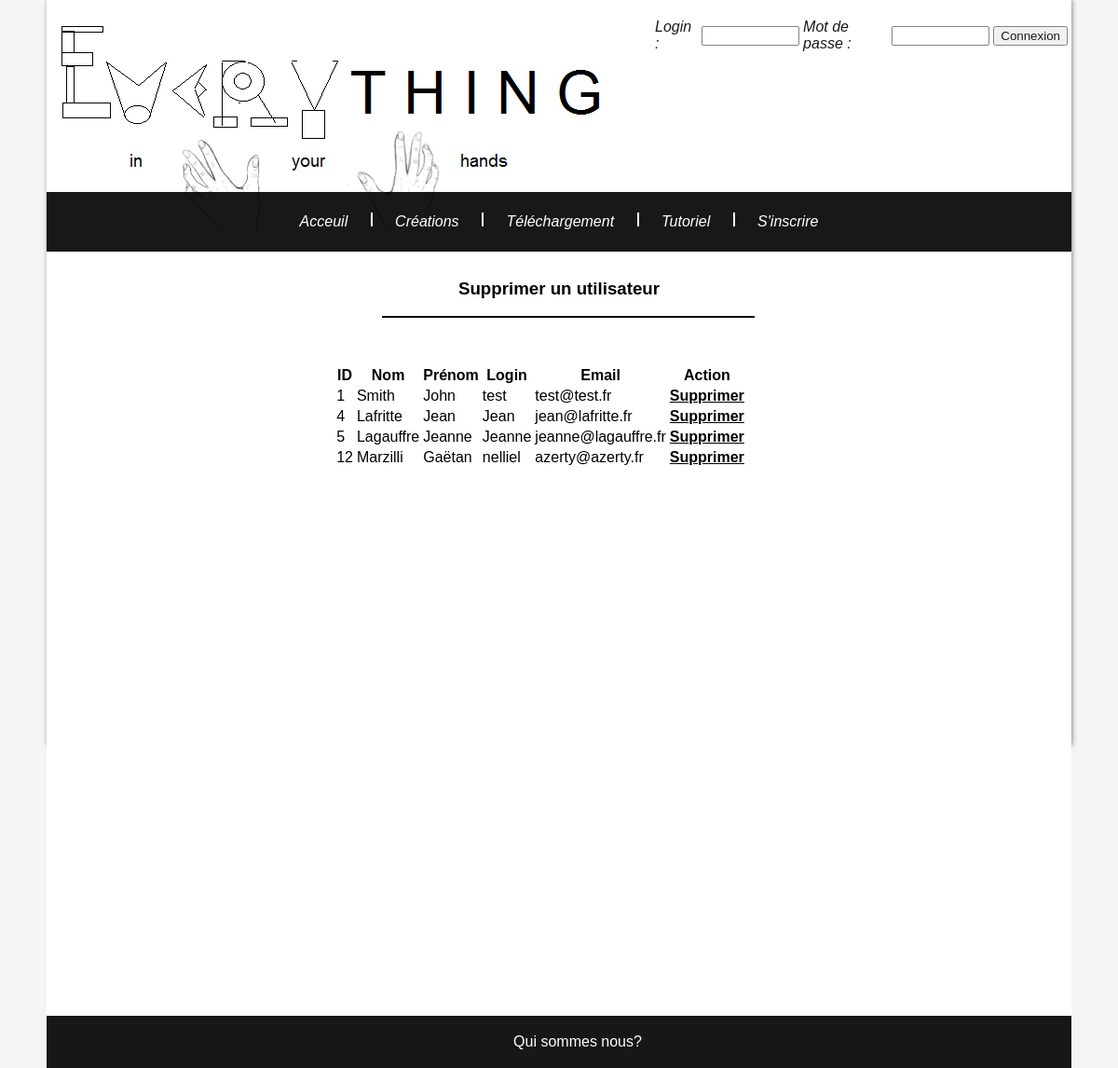
The page /Maquette/backoffice.php on the database its author committed.
### tables this page shows
CREATE TABLE IF NOT EXISTS `inscrit` (
  `id_inscrit` int(5) NOT NULL AUTO_INCREMENT,
  `pseudo_inscrit` varchar(30) NOT NULL,
  `prenom_inscrit` varchar(30) NOT NULL,
  `nom_inscrit` varchar(30) NOT NULL,
  `mail_inscrit` varchar(30) NOT NULL,
  `mdp_inscrit` varchar(30) NOT NULL,
  `type_compte` tinyint(1) NOT NULL,
  PRIMARY KEY (`id_inscrit`)
);

### Maquette/fragments/traitements/db.php (called while the page is built, shortened)
<?php
function requete($requete, $select = false){
	$server = 'mysql:host=localhost';
	$bdd = 'dbname=everything';
	$user= 'everything';
	$mdp= 'secret';
	$pdo = new PDO($server.';'.$bdd, $user, $mdp);
	$pdo->query("SET CHARACTER SET utf8");
	if($select == true){
		$result = $pdo->query($requete);
		$result = $result->fetchAll();
	}else{
		$result = $pdo->exec($requete);
	}
	return $result;
}
?>

### Maquette/fragments/traitements/inscrit.php (called while the page is built, shortened)
<?php
require_once 'db.php';
function showUsers(){
    return requete("select * from inscrit where type_compte = 1", true);
}
?>

### Maquette/backoffice.php (the view, shortened to what this page needs)
<?php
include ($_SERVER['DOCUMENT_ROOT'] . '/Maquette/fragments/shared/header.php');
require_once 'fragments/traitements/db.php';
require_once 'fragments/traitements/inscrit.php';
?>
<h3 align="center">Supprimer un utilisateur</h3>
<div id="split_page_2"></div>
<div id="corp_validation">
    <div id="text_validation">
			<table align="center">
			    <tr>
			        <th>ID</th>
			        <th>Nom</th>
			        <th>Prénom</th>
			        <th>Login</th>
			        <th>Email</th>
			        <th>Action</th>
			    </tr>
			<?php
			$inscrits = showUsers();
			    foreach ($inscrits as $modele) {
			?>
			    <tr>
				<td><?=$modele['id_inscrit'] ?></td>
				<td><?=$modele['nom_inscrit'] ?></td>
				<td><?=$modele['prenom_inscrit'] ?></td>
				<td><?=$modele['pseudo_inscrit'] ?></td>
				<td><?=$modele['mail_inscrit'] ?></td>
				<td><a style="color: black; font-weight: bold; text-decoration: underline;" href="fragments/traitements/bo_suppr_inscrit.php?id=<?php echo $modele['id_inscrit'] ?>">Supprimer</a></td>
			    </tr>
			<?php
			    }
			?>
			</table>
	</div>
</div>
<?php
include ($_SERVER['DOCUMENT_ROOT'] . '/Maquette/fragments/shared/footer.php');
?>

### Maquette/res/style.css (style rules this page uses)
body, html { padding:0; margin:0; height: 100%; width:100%; font-family: sans-serif; background-color: whitesmoke; }
a { text-decoration: none;color:bi; }
#split_page_2 { background-color: black; height: 2px; width: 400px; margin-left:350px; margin-bottom: 10px; margin-top: 10px; }
#corp_validation { width: 50%; margin-left: 250px; margin-right: 20px; margin-top: 50px; margin-bottom: 20px; }
#text_validation { position : static; color : black; margin-left: 20px; margin-right: 20px; margin-top: 20px; margin-bottom: 10px; }

### rows shown on the page
inscrit: id_inscrit "1", nom_inscrit "Smith", prenom_inscrit "John", pseudo_inscrit "test", mail_inscrit "test@test.fr"
inscrit: id_inscrit "4", nom_inscrit "Lafritte", prenom_inscrit "Jean", pseudo_inscrit "Jean", mail_inscrit "jean@lafritte.fr"
inscrit: id_inscrit "5", nom_inscrit "Lagauffre", prenom_inscrit "Jeanne", pseudo_inscrit "Jeanne", mail_inscrit "jeanne@lagauffre.fr"
inscrit: id_inscrit "12", nom_inscrit "Marzilli", prenom_inscrit "Gaëtan", pseudo_inscrit "nelliel", mail_inscrit "azerty@azerty.fr"
